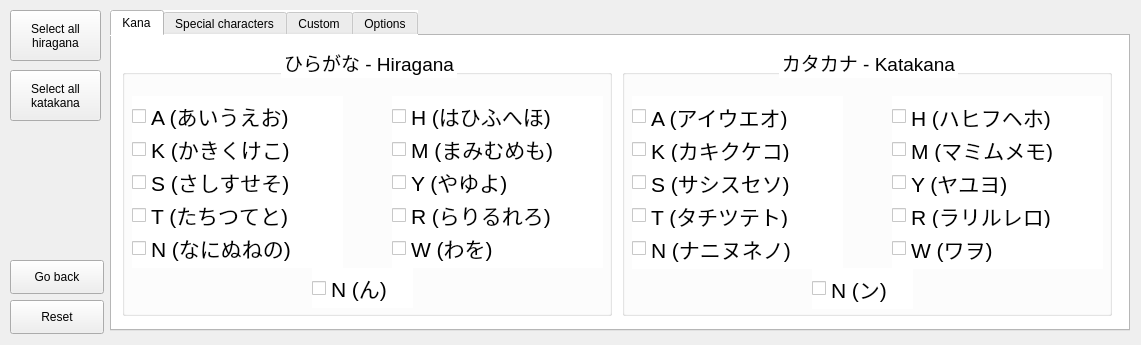
<?xml version="1.0" encoding="UTF-8"?>
<ui version="4.0">
 <class>window_selection</class>
 <widget class="QMainWindow" name="window_selection">
  <property name="enabled">
   <bool>true</bool>
  </property>
  <property name="geometry">
   <rect>
    <x>0</x>
    <y>0</y>
    <width>1141</width>
    <height>345</height>
   </rect>
  </property>
  <property name="minimumSize">
   <size>
    <width>1141</width>
    <height>345</height>
   </size>
  </property>
  <property name="maximumSize">
   <size>
    <width>1141</width>
    <height>345</height>
   </size>
  </property>
  <property name="focusPolicy">
   <enum>Qt::NoFocus</enum>
  </property>
  <property name="windowTitle">
   <string>Japanese 練習 - Selection</string>
  </property>
  <property name="windowIcon">
   <iconset>
    <normaloff>icon.png</normaloff>icon.png</iconset>
  </property>
  <widget class="QWidget" name="centralwidget">
   <widget class="QPushButton" name="btn_selection_reset">
    <property name="geometry">
     <rect>
      <x>10</x>
      <y>300</y>
      <width>94</width>
      <height>34</height>
     </rect>
    </property>
    <property name="text">
     <string>Reset</string>
    </property>
   </widget>
   <widget class="QPushButton" name="btn_hiragana_select_all">
    <property name="geometry">
     <rect>
      <x>10</x>
      <y>10</y>
      <width>91</width>
      <height>51</height>
     </rect>
    </property>
    <property name="text">
     <string>Select all
hiragana</string>
    </property>
    <property name="checkable">
     <bool>false</bool>
    </property>
   </widget>
   <widget class="QPushButton" name="btn_katakana_select_all">
    <property name="geometry">
     <rect>
      <x>10</x>
      <y>70</y>
      <width>91</width>
      <height>51</height>
     </rect>
    </property>
    <property name="text">
     <string>Select all
katakana</string>
    </property>
   </widget>
   <widget class="QPushButton" name="btn_go_to_main">
    <property name="geometry">
     <rect>
      <x>10</x>
      <y>260</y>
      <width>94</width>
      <height>34</height>
     </rect>
    </property>
    <property name="text">
     <string>Go back</string>
    </property>
   </widget>
   <widget class="QTabWidget" name="twidget_selection_menu">
    <property name="geometry">
     <rect>
      <x>110</x>
      <y>10</y>
      <width>1020</width>
      <height>321</height>
     </rect>
    </property>
    <property name="palette">
     <palette>
      <active>
       <colorrole role="Button">
        <brush brushstyle="SolidPattern">
         <color alpha="255">
          <red>255</red>
          <green>255</green>
          <blue>255</blue>
         </color>
        </brush>
       </colorrole>
       <colorrole role="Midlight">
        <brush brushstyle="SolidPattern">
         <color alpha="255">
          <red>255</red>
          <green>255</green>
          <blue>255</blue>
         </color>
        </brush>
       </colorrole>
       <colorrole role="Base">
        <brush brushstyle="SolidPattern">
         <color alpha="255">
          <red>255</red>
          <green>255</green>
          <blue>255</blue>
         </color>
        </brush>
       </colorrole>
       <colorrole role="Window">
        <brush brushstyle="SolidPattern">
         <color alpha="255">
          <red>255</red>
          <green>255</green>
          <blue>255</blue>
         </color>
        </brush>
       </colorrole>
      </active>
      <inactive>
       <colorrole role="Button">
        <brush brushstyle="SolidPattern">
         <color alpha="255">
          <red>255</red>
          <green>255</green>
          <blue>255</blue>
         </color>
        </brush>
       </colorrole>
       <colorrole role="Midlight">
        <brush brushstyle="SolidPattern">
         <color alpha="255">
          <red>255</red>
          <green>255</green>
          <blue>255</blue>
         </color>
        </brush>
       </colorrole>
       <colorrole role="Base">
        <brush brushstyle="SolidPattern">
         <color alpha="255">
          <red>255</red>
          <green>255</green>
          <blue>255</blue>
         </color>
        </brush>
       </colorrole>
       <colorrole role="Window">
        <brush brushstyle="SolidPattern">
         <color alpha="255">
          <red>255</red>
          <green>255</green>
          <blue>255</blue>
         </color>
        </brush>
       </colorrole>
      </inactive>
      <disabled>
       <colorrole role="Button">
        <brush brushstyle="SolidPattern">
         <color alpha="255">
          <red>255</red>
          <green>255</green>
          <blue>255</blue>
         </color>
        </brush>
       </colorrole>
       <colorrole role="Midlight">
        <brush brushstyle="SolidPattern">
         <color alpha="255">
          <red>255</red>
          <green>255</green>
          <blue>255</blue>
         </color>
        </brush>
       </colorrole>
       <colorrole role="Base">
        <brush brushstyle="SolidPattern">
         <color alpha="255">
          <red>255</red>
          <green>255</green>
          <blue>255</blue>
         </color>
        </brush>
       </colorrole>
       <colorrole role="Window">
        <brush brushstyle="SolidPattern">
         <color alpha="255">
          <red>255</red>
          <green>255</green>
          <blue>255</blue>
         </color>
        </brush>
       </colorrole>
      </disabled>
     </palette>
    </property>
    <property name="focusPolicy">
     <enum>Qt::TabFocus</enum>
    </property>
    <property name="autoFillBackground">
     <bool>false</bool>
    </property>
    <property name="styleSheet">
     <string notr="true">background-color: rgb(255, 255, 255);</string>
    </property>
    <property name="currentIndex">
     <number>0</number>
    </property>
    <widget class="QWidget" name="tab_kana">
     <attribute name="title">
      <string>Kana</string>
     </attribute>
     <widget class="QGroupBox" name="gb_hiragana">
      <property name="geometry">
       <rect>
        <x>10</x>
        <y>10</y>
        <width>490</width>
        <height>270</height>
       </rect>
      </property>
      <property name="font">
       <font>
        <pointsize>14</pointsize>
       </font>
      </property>
      <property name="title">
       <string>ひらがな - Hiragana</string>
      </property>
      <property name="alignment">
       <set>Qt::AlignCenter</set>
      </property>
      <widget class="QCheckBox" name="cb_hiragana_a">
       <property name="geometry">
        <rect>
         <x>10</x>
         <y>50</y>
         <width>211</width>
         <height>40</height>
        </rect>
       </property>
       <property name="font">
        <font>
         <pointsize>16</pointsize>
        </font>
       </property>
       <property name="text">
        <string>A (あいうえお)</string>
       </property>
      </widget>
      <widget class="QCheckBox" name="cb_hiragana_k">
       <property name="geometry">
        <rect>
         <x>10</x>
         <y>83</y>
         <width>211</width>
         <height>40</height>
        </rect>
       </property>
       <property name="font">
        <font>
         <pointsize>16</pointsize>
        </font>
       </property>
       <property name="text">
        <string>K (かきくけこ)</string>
       </property>
      </widget>
      <widget class="QCheckBox" name="cb_hiragana_s">
       <property name="geometry">
        <rect>
         <x>10</x>
         <y>116</y>
         <width>211</width>
         <height>40</height>
        </rect>
       </property>
       <property name="font">
        <font>
         <pointsize>16</pointsize>
        </font>
       </property>
       <property name="text">
        <string>S (さしすせそ)</string>
       </property>
      </widget>
      <widget class="QCheckBox" name="cb_hiragana_t">
       <property name="geometry">
        <rect>
         <x>10</x>
         <y>149</y>
         <width>211</width>
         <height>40</height>
        </rect>
       </property>
       <property name="font">
        <font>
         <pointsize>16</pointsize>
        </font>
       </property>
       <property name="text">
        <string>T (たちつてと)</string>
       </property>
      </widget>
      <widget class="QCheckBox" name="cb_hiragana_nm">
       <property name="geometry">
        <rect>
         <x>10</x>
         <y>182</y>
         <width>211</width>
         <height>40</height>
        </rect>
       </property>
       <property name="font">
        <font>
         <pointsize>16</pointsize>
        </font>
       </property>
       <property name="text">
        <string>N (なにぬねの)</string>
       </property>
      </widget>
      <widget class="QCheckBox" name="cb_hiragana_h">
       <property name="geometry">
        <rect>
         <x>270</x>
         <y>50</y>
         <width>211</width>
         <height>40</height>
        </rect>
       </property>
       <property name="font">
        <font>
         <pointsize>16</pointsize>
        </font>
       </property>
       <property name="text">
        <string>H (はひふへほ)</string>
       </property>
      </widget>
      <widget class="QCheckBox" name="cb_hiragana_m">
       <property name="geometry">
        <rect>
         <x>270</x>
         <y>83</y>
         <width>211</width>
         <height>40</height>
        </rect>
       </property>
       <property name="font">
        <font>
         <pointsize>16</pointsize>
        </font>
       </property>
       <property name="text">
        <string>M (まみむめも)</string>
       </property>
      </widget>
      <widget class="QCheckBox" name="cb_hiragana_y">
       <property name="geometry">
        <rect>
         <x>270</x>
         <y>116</y>
         <width>211</width>
         <height>40</height>
        </rect>
       </property>
       <property name="font">
        <font>
         <pointsize>16</pointsize>
        </font>
       </property>
       <property name="layoutDirection">
        <enum>Qt::LeftToRight</enum>
       </property>
       <property name="styleSheet">
        <string notr="true">text-align: justified;</string>
       </property>
       <property name="text">
        <string>Y (やゆよ)</string>
       </property>
       <property name="tristate">
        <bool>false</bool>
       </property>
      </widget>
      <widget class="QCheckBox" name="cb_hiragana_r">
       <property name="geometry">
        <rect>
         <x>270</x>
         <y>149</y>
         <width>211</width>
         <height>40</height>
        </rect>
       </property>
       <property name="font">
        <font>
         <pointsize>16</pointsize>
        </font>
       </property>
       <property name="layoutDirection">
        <enum>Qt::LeftToRight</enum>
       </property>
       <property name="styleSheet">
        <string notr="true">text-align: justified;</string>
       </property>
       <property name="text">
        <string>R (らりるれろ)</string>
       </property>
       <property name="tristate">
        <bool>false</bool>
       </property>
      </widget>
      <widget class="QCheckBox" name="cb_hiragana_w">
       <property name="geometry">
        <rect>
         <x>270</x>
         <y>182</y>
         <width>211</width>
         <height>40</height>
        </rect>
       </property>
       <property name="font">
        <font>
         <pointsize>16</pointsize>
        </font>
       </property>
       <property name="layoutDirection">
        <enum>Qt::LeftToRight</enum>
       </property>
       <property name="styleSheet">
        <string notr="true">text-align: justified;</string>
       </property>
       <property name="text">
        <string>W (わを)</string>
       </property>
       <property name="tristate">
        <bool>false</bool>
       </property>
      </widget>
      <widget class="QCheckBox" name="cb_hiragana_ns">
       <property name="geometry">
        <rect>
         <x>190</x>
         <y>222</y>
         <width>101</width>
         <height>40</height>
        </rect>
       </property>
       <property name="font">
        <font>
         <pointsize>16</pointsize>
        </font>
       </property>
       <property name="text">
        <string>N (ん)</string>
       </property>
      </widget>
     </widget>
     <widget class="QGroupBox" name="gb_katakana">
      <property name="geometry">
       <rect>
        <x>510</x>
        <y>10</y>
        <width>490</width>
        <height>270</height>
       </rect>
      </property>
      <property name="font">
       <font>
        <pointsize>14</pointsize>
       </font>
      </property>
      <property name="title">
       <string>カタカナ - Katakana</string>
      </property>
      <property name="alignment">
       <set>Qt::AlignCenter</set>
      </property>
      <widget class="QCheckBox" name="cb_katakana_m">
       <property name="geometry">
        <rect>
         <x>270</x>
         <y>83</y>
         <width>211</width>
         <height>41</height>
        </rect>
       </property>
       <property name="font">
        <font>
         <pointsize>16</pointsize>
        </font>
       </property>
       <property name="text">
        <string>M (マミムメモ)</string>
       </property>
      </widget>
      <widget class="QCheckBox" name="cb_katakana_r">
       <property name="geometry">
        <rect>
         <x>270</x>
         <y>149</y>
         <width>211</width>
         <height>41</height>
        </rect>
       </property>
       <property name="font">
        <font>
         <pointsize>16</pointsize>
        </font>
       </property>
       <property name="layoutDirection">
        <enum>Qt::LeftToRight</enum>
       </property>
       <property name="styleSheet">
        <string notr="true">text-align: justified;</string>
       </property>
       <property name="text">
        <string>R (ラリルレロ)</string>
       </property>
       <property name="tristate">
        <bool>false</bool>
       </property>
      </widget>
      <widget class="QCheckBox" name="cb_katakana_ns">
       <property name="geometry">
        <rect>
         <x>190</x>
         <y>222</y>
         <width>101</width>
         <height>41</height>
        </rect>
       </property>
       <property name="font">
        <font>
         <pointsize>16</pointsize>
        </font>
       </property>
       <property name="text">
        <string>N (ン)</string>
       </property>
      </widget>
      <widget class="QCheckBox" name="cb_katakana_k">
       <property name="geometry">
        <rect>
         <x>10</x>
         <y>83</y>
         <width>211</width>
         <height>41</height>
        </rect>
       </property>
       <property name="font">
        <font>
         <pointsize>16</pointsize>
        </font>
       </property>
       <property name="text">
        <string>K (カキクケコ)</string>
       </property>
      </widget>
      <widget class="QCheckBox" name="cb_katakana_t">
       <property name="geometry">
        <rect>
         <x>10</x>
         <y>149</y>
         <width>211</width>
         <height>41</height>
        </rect>
       </property>
       <property name="font">
        <font>
         <pointsize>16</pointsize>
        </font>
       </property>
       <property name="text">
        <string>T (タチツテト)</string>
       </property>
      </widget>
      <widget class="QCheckBox" name="cb_katakana_s">
       <property name="geometry">
        <rect>
         <x>10</x>
         <y>116</y>
         <width>211</width>
         <height>41</height>
        </rect>
       </property>
       <property name="font">
        <font>
         <pointsize>16</pointsize>
        </font>
       </property>
       <property name="text">
        <string>S (サシスセソ)</string>
       </property>
      </widget>
      <widget class="QCheckBox" name="cb_katakana_a">
       <property name="geometry">
        <rect>
         <x>10</x>
         <y>50</y>
         <width>211</width>
         <height>41</height>
        </rect>
       </property>
       <property name="font">
        <font>
         <pointsize>16</pointsize>
        </font>
       </property>
       <property name="text">
        <string>A (アイウエオ)</string>
       </property>
      </widget>
      <widget class="QCheckBox" name="cb_katakana_y">
       <property name="geometry">
        <rect>
         <x>270</x>
         <y>116</y>
         <width>211</width>
         <height>41</height>
        </rect>
       </property>
       <property name="font">
        <font>
         <pointsize>16</pointsize>
        </font>
       </property>
       <property name="layoutDirection">
        <enum>Qt::LeftToRight</enum>
       </property>
       <property name="styleSheet">
        <string notr="true">text-align: justified;</string>
       </property>
       <property name="text">
        <string>Y (ヤユヨ)</string>
       </property>
       <property name="tristate">
        <bool>false</bool>
       </property>
      </widget>
      <widget class="QCheckBox" name="cb_katakana_nm">
       <property name="geometry">
        <rect>
         <x>10</x>
         <y>182</y>
         <width>211</width>
         <height>41</height>
        </rect>
       </property>
       <property name="font">
        <font>
         <pointsize>16</pointsize>
        </font>
       </property>
       <property name="text">
        <string>N (ナニヌネノ)</string>
       </property>
      </widget>
      <widget class="QCheckBox" name="cb_katakana_w">
       <property name="geometry">
        <rect>
         <x>270</x>
         <y>182</y>
         <width>211</width>
         <height>41</height>
        </rect>
       </property>
       <property name="font">
        <font>
         <pointsize>16</pointsize>
        </font>
       </property>
       <property name="layoutDirection">
        <enum>Qt::LeftToRight</enum>
       </property>
       <property name="styleSheet">
        <string notr="true">text-align: justified;</string>
       </property>
       <property name="text">
        <string>W (ワヲ)</string>
       </property>
       <property name="tristate">
        <bool>false</bool>
       </property>
      </widget>
      <widget class="QCheckBox" name="cb_katakana_h">
       <property name="geometry">
        <rect>
         <x>270</x>
         <y>50</y>
         <width>211</width>
         <height>41</height>
        </rect>
       </property>
       <property name="font">
        <font>
         <pointsize>16</pointsize>
        </font>
       </property>
       <property name="text">
        <string>H (ハヒフヘホ)</string>
       </property>
      </widget>
     </widget>
    </widget>
    <widget class="QWidget" name="tab_special">
     <attribute name="title">
      <string>Special characters</string>
     </attribute>
     <widget class="QGroupBox" name="gb_hiragana_spec">
      <property name="geometry">
       <rect>
        <x>10</x>
        <y>10</y>
        <width>490</width>
        <height>270</height>
       </rect>
      </property>
      <property name="font">
       <font>
        <pointsize>14</pointsize>
       </font>
      </property>
      <property name="title">
       <string>ひらがな - Hiragana</string>
      </property>
      <property name="alignment">
       <set>Qt::AlignCenter</set>
      </property>
      <widget class="QCheckBox" name="cb_hiragana_z">
       <property name="geometry">
        <rect>
         <x>10</x>
         <y>50</y>
         <width>211</width>
         <height>41</height>
        </rect>
       </property>
       <property name="font">
        <font>
         <pointsize>16</pointsize>
        </font>
       </property>
       <property name="text">
        <string>Z (ざじずぜぞ)</string>
       </property>
      </widget>
      <widget class="QCheckBox" name="cb_hiragana_d">
       <property name="geometry">
        <rect>
         <x>10</x>
         <y>84</y>
         <width>211</width>
         <height>41</height>
        </rect>
       </property>
       <property name="font">
        <font>
         <pointsize>16</pointsize>
        </font>
       </property>
       <property name="text">
        <string>D (だぢづでど)</string>
       </property>
      </widget>
      <widget class="QCheckBox" name="cb_hiragana_b">
       <property name="geometry">
        <rect>
         <x>270</x>
         <y>50</y>
         <width>211</width>
         <height>41</height>
        </rect>
       </property>
       <property name="font">
        <font>
         <pointsize>16</pointsize>
        </font>
       </property>
       <property name="text">
        <string>B (ばびぶべぼ)</string>
       </property>
      </widget>
      <widget class="QCheckBox" name="cb_hiragana_p">
       <property name="geometry">
        <rect>
         <x>270</x>
         <y>84</y>
         <width>211</width>
         <height>41</height>
        </rect>
       </property>
       <property name="font">
        <font>
         <pointsize>16</pointsize>
        </font>
       </property>
       <property name="text">
        <string>P (ぱぴぷぺぽ)</string>
       </property>
      </widget>
      <widget class="QCheckBox" name="cb_hiragana_ya">
       <property name="geometry">
        <rect>
         <x>10</x>
         <y>128</y>
         <width>471</width>
         <height>31</height>
        </rect>
       </property>
       <property name="font">
        <font>
         <pointsize>13</pointsize>
        </font>
       </property>
       <property name="text">
        <string notr="true">_YA (きゃしゃちゃにゃひゃみゃりゃぎゃじゃびゃぴゃ)</string>
       </property>
      </widget>
      <widget class="QCheckBox" name="cb_hiragana_yu">
       <property name="geometry">
        <rect>
         <x>10</x>
         <y>162</y>
         <width>471</width>
         <height>31</height>
        </rect>
       </property>
       <property name="font">
        <font>
         <pointsize>13</pointsize>
        </font>
       </property>
       <property name="text">
        <string notr="true">_YU (きゅしゅちゅにゅひゅみゅりゅぎゅじゅびゅぴゅ)</string>
       </property>
      </widget>
      <widget class="QCheckBox" name="cb_hiragana_yo">
       <property name="geometry">
        <rect>
         <x>10</x>
         <y>196</y>
         <width>471</width>
         <height>31</height>
        </rect>
       </property>
       <property name="font">
        <font>
         <pointsize>13</pointsize>
        </font>
       </property>
       <property name="text">
        <string notr="true">_YO (きょしょちょにょひょみょりょぎょじょびょぴょ)</string>
       </property>
      </widget>
     </widget>
     <widget class="QGroupBox" name="gb_katakana_spec">
      <property name="geometry">
       <rect>
        <x>510</x>
        <y>10</y>
        <width>490</width>
        <height>270</height>
       </rect>
      </property>
      <property name="font">
       <font>
        <pointsize>14</pointsize>
       </font>
      </property>
      <property name="title">
       <string>カタカナ - Katakana</string>
      </property>
      <property name="alignment">
       <set>Qt::AlignCenter</set>
      </property>
      <widget class="QCheckBox" name="cb_katakana_p">
       <property name="geometry">
        <rect>
         <x>270</x>
         <y>84</y>
         <width>211</width>
         <height>41</height>
        </rect>
       </property>
       <property name="font">
        <font>
         <pointsize>16</pointsize>
        </font>
       </property>
       <property name="text">
        <string>P (パピプペポ)</string>
       </property>
      </widget>
      <widget class="QCheckBox" name="cb_katakana_d">
       <property name="geometry">
        <rect>
         <x>10</x>
         <y>84</y>
         <width>211</width>
         <height>41</height>
        </rect>
       </property>
       <property name="font">
        <font>
         <pointsize>16</pointsize>
        </font>
       </property>
       <property name="text">
        <string>D (ダヂヅデド)</string>
       </property>
      </widget>
      <widget class="QCheckBox" name="cb_katakana_yu">
       <property name="geometry">
        <rect>
         <x>10</x>
         <y>162</y>
         <width>471</width>
         <height>31</height>
        </rect>
       </property>
       <property name="font">
        <font>
         <pointsize>13</pointsize>
        </font>
       </property>
       <property name="text">
        <string notr="true">_YU (キュシュチュニュヒュミュリュギュジュビュピュ)</string>
       </property>
      </widget>
      <widget class="QCheckBox" name="cb_katakana_b">
       <property name="geometry">
        <rect>
         <x>270</x>
         <y>50</y>
         <width>211</width>
         <height>41</height>
        </rect>
       </property>
       <property name="font">
        <font>
         <pointsize>16</pointsize>
        </font>
       </property>
       <property name="text">
        <string>B (バビブベボ)</string>
       </property>
      </widget>
      <widget class="QCheckBox" name="cb_katakana_z">
       <property name="geometry">
        <rect>
         <x>10</x>
         <y>50</y>
         <width>211</width>
         <height>41</height>
        </rect>
       </property>
       <property name="font">
        <font>
         <pointsize>16</pointsize>
        </font>
       </property>
       <property name="text">
        <string>Z (ザジズゼゾ)</string>
       </property>
      </widget>
      <widget class="QCheckBox" name="cb_katakana_ya">
       <property name="geometry">
        <rect>
         <x>10</x>
         <y>128</y>
         <width>471</width>
         <height>31</height>
        </rect>
       </property>
       <property name="font">
        <font>
         <pointsize>13</pointsize>
        </font>
       </property>
       <property name="text">
        <string>_YA (キャシャチャニャヒャミャリャギャジャビャピャ)</string>
       </property>
      </widget>
      <widget class="QCheckBox" name="cb_katakana_yo">
       <property name="geometry">
        <rect>
         <x>10</x>
         <y>196</y>
         <width>471</width>
         <height>31</height>
        </rect>
       </property>
       <property name="font">
        <font>
         <pointsize>13</pointsize>
        </font>
       </property>
       <property name="text">
        <string notr="true">_YO (キョショチョニョヒョミョリョギョジョビョピョ)</string>
       </property>
      </widget>
     </widget>
    </widget>
    <widget class="QWidget" name="tab_custom">
     <attribute name="title">
      <string>Custom</string>
     </attribute>
     <widget class="QPlainTextEdit" name="pte_custom_kana">
      <property name="geometry">
       <rect>
        <x>10</x>
        <y>49</y>
        <width>991</width>
        <height>231</height>
       </rect>
      </property>
      <property name="font">
       <font>
        <pointsize>24</pointsize>
       </font>
      </property>
      <property name="frameShape">
       <enum>QFrame::Box</enum>
      </property>
      <property name="frameShadow">
       <enum>QFrame::Plain</enum>
      </property>
      <property name="lineWidth">
       <number>1</number>
      </property>
     </widget>
     <widget class="QPushButton" name="btn_load_kana">
      <property name="geometry">
       <rect>
        <x>910</x>
        <y>10</y>
        <width>91</width>
        <height>34</height>
       </rect>
      </property>
      <property name="text">
       <string>Load</string>
      </property>
     </widget>
     <widget class="QLabel" name="label_info">
      <property name="geometry">
       <rect>
        <x>10</x>
        <y>10</y>
        <width>571</width>
        <height>31</height>
       </rect>
      </property>
      <property name="font">
       <font>
        <pointsize>16</pointsize>
       </font>
      </property>
      <property name="text">
       <string>&lt;html&gt;&lt;head/&gt;&lt;body&gt;&lt;p&gt;Enter kana separated by commas (あ,い,う,エ,オ)&lt;/p&gt;&lt;/body&gt;&lt;/html&gt;</string>
      </property>
      <property name="alignment">
       <set>Qt::AlignLeading|Qt::AlignLeft|Qt::AlignVCenter</set>
      </property>
      <property name="wordWrap">
       <bool>true</bool>
      </property>
     </widget>
     <widget class="QPushButton" name="btn_save_kana">
      <property name="geometry">
       <rect>
        <x>810</x>
        <y>10</y>
        <width>91</width>
        <height>34</height>
       </rect>
      </property>
      <property name="text">
       <string>Save</string>
      </property>
     </widget>
     <widget class="QLabel" name="label_info_ok">
      <property name="geometry">
       <rect>
        <x>640</x>
        <y>10</y>
        <width>161</width>
        <height>31</height>
       </rect>
      </property>
      <property name="font">
       <font>
        <pointsize>16</pointsize>
       </font>
      </property>
      <property name="text">
       <string>&lt;html&gt;&lt;head/&gt;&lt;body&gt;&lt;p&gt;&lt;span style=&quot; color:#ff0000;&quot;&gt;List not OK!&lt;/span&gt;&lt;/p&gt;&lt;/body&gt;&lt;/html&gt;</string>
      </property>
      <property name="alignment">
       <set>Qt::AlignRight|Qt::AlignTrailing|Qt::AlignVCenter</set>
      </property>
      <property name="wordWrap">
       <bool>true</bool>
      </property>
     </widget>
    </widget>
    <widget class="QWidget" name="tab_preferences">
     <attribute name="title">
      <string>Options</string>
     </attribute>
     <widget class="QGroupBox" name="gb_preferences">
      <property name="geometry">
       <rect>
        <x>10</x>
        <y>10</y>
        <width>490</width>
        <height>270</height>
       </rect>
      </property>
      <property name="font">
       <font>
        <pointsize>14</pointsize>
       </font>
      </property>
      <property name="title">
       <string>Preferences</string>
      </property>
      <property name="alignment">
       <set>Qt::AlignCenter</set>
      </property>
      <widget class="QCheckBox" name="cb_show_correct_output">
       <property name="geometry">
        <rect>
         <x>10</x>
         <y>40</y>
         <width>231</width>
         <height>41</height>
        </rect>
       </property>
       <property name="font">
        <font>
         <pointsize>13</pointsize>
        </font>
       </property>
       <property name="text">
        <string>Show correct output</string>
       </property>
      </widget>
      <widget class="QCheckBox" name="cb_show_kpm">
       <property name="geometry">
        <rect>
         <x>10</x>
         <y>70</y>
         <width>231</width>
         <height>41</height>
        </rect>
       </property>
       <property name="font">
        <font>
         <pointsize>13</pointsize>
        </font>
       </property>
       <property name="text">
        <string>Show kana per minute</string>
       </property>
      </widget>
      <widget class="QCheckBox" name="cb_show_success">
       <property name="geometry">
        <rect>
         <x>10</x>
         <y>100</y>
         <width>231</width>
         <height>41</height>
        </rect>
       </property>
       <property name="font">
        <font>
         <pointsize>13</pointsize>
        </font>
       </property>
       <property name="text">
        <string>Show success rate</string>
       </property>
      </widget>
     </widget>
     <widget class="QGroupBox" name="gb_font_selection">
      <property name="geometry">
       <rect>
        <x>510</x>
        <y>10</y>
        <width>491</width>
        <height>130</height>
       </rect>
      </property>
      <property name="font">
       <font>
        <pointsize>14</pointsize>
       </font>
      </property>
      <property name="title">
       <string>Font</string>
      </property>
      <property name="alignment">
       <set>Qt::AlignCenter</set>
      </property>
      <widget class="QPushButton" name="btn_font_apply">
       <property name="geometry">
        <rect>
         <x>21</x>
         <y>82</y>
         <width>451</width>
         <height>34</height>
        </rect>
       </property>
       <property name="styleSheet">
        <string notr="true">font: 10pt &quot;JetBrains Mono&quot;;</string>
       </property>
       <property name="text">
        <string>Apply</string>
       </property>
      </widget>
      <widget class="QFontComboBox" name="fcb_select_font">
       <property name="geometry">
        <rect>
         <x>112</x>
         <y>42</y>
         <width>361</width>
         <height>31</height>
        </rect>
       </property>
       <property name="styleSheet">
        <string notr="true">font: 12pt &quot;JetBrains Mono&quot;;</string>
       </property>
       <property name="editable">
        <bool>false</bool>
       </property>
       <property name="writingSystem">
        <enum>QFontDatabase::Japanese</enum>
       </property>
      </widget>
      <widget class="QLabel" name="label_font_info">
       <property name="geometry">
        <rect>
         <x>22</x>
         <y>42</y>
         <width>81</width>
         <height>31</height>
        </rect>
       </property>
       <property name="font">
        <font>
         <pointsize>18</pointsize>
        </font>
       </property>
       <property name="text">
        <string>Font: </string>
       </property>
       <property name="alignment">
        <set>Qt::AlignCenter</set>
       </property>
      </widget>
     </widget>
     <widget class="QGroupBox" name="gb_theme_selection">
      <property name="enabled">
       <bool>false</bool>
      </property>
      <property name="geometry">
       <rect>
        <x>510</x>
        <y>150</y>
        <width>490</width>
        <height>130</height>
       </rect>
      </property>
      <property name="font">
       <font>
        <pointsize>14</pointsize>
       </font>
      </property>
      <property name="title">
       <string>Theme</string>
      </property>
      <property name="alignment">
       <set>Qt::AlignCenter</set>
      </property>
      <widget class="QComboBox" name="cb_theme">
       <property name="geometry">
        <rect>
         <x>10</x>
         <y>40</y>
         <width>471</width>
         <height>32</height>
        </rect>
       </property>
       <item>
        <property name="text">
         <string>Japanese</string>
        </property>
       </item>
       <item>
        <property name="text">
         <string>Dark</string>
        </property>
       </item>
       <item>
        <property name="text">
         <string>Light</string>
        </property>
       </item>
      </widget>
      <widget class="QPushButton" name="btn_apply_theme">
       <property name="geometry">
        <rect>
         <x>10</x>
         <y>80</y>
         <width>471</width>
         <height>34</height>
        </rect>
       </property>
       <property name="text">
        <string>Apply</string>
       </property>
      </widget>
     </widget>
    </widget>
   </widget>
  </widget>
 </widget>
 <resources/>
 <connections/>
</ui>
